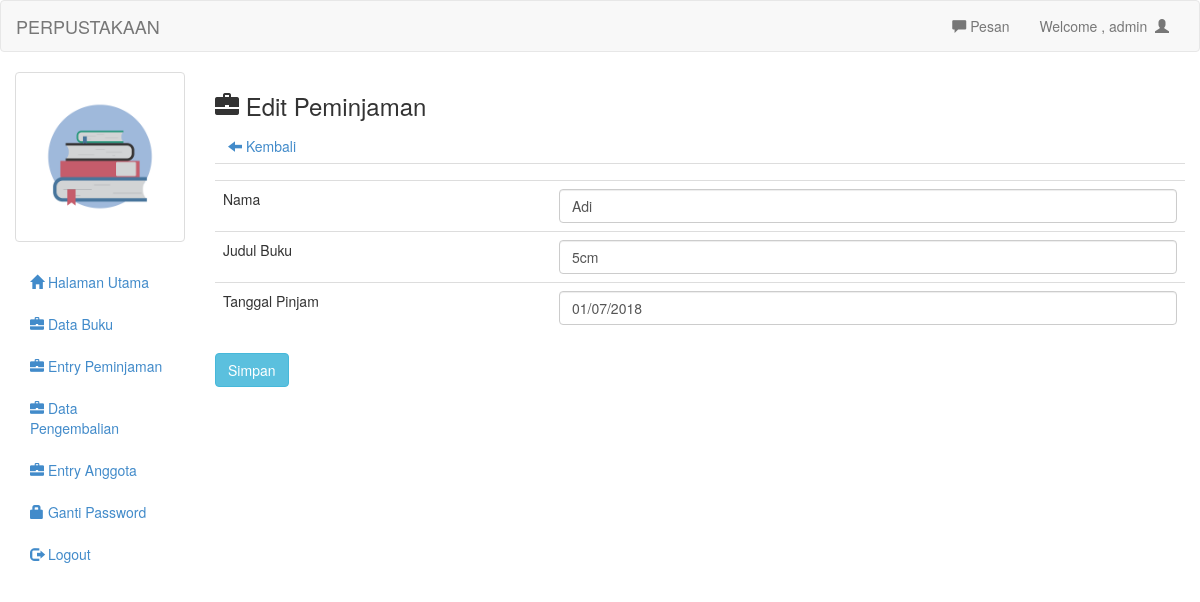
Screenshot of /admin/edit_peminjaman.php?no=74 (signed in) with the database file from the repository.
### tables this page shows
CREATE TABLE `tb_peminjaman` (
  `no` int(15) NOT NULL,
  `kode_peminjaman` varchar(50) NOT NULL,
  `nama` varchar(50) NOT NULL,
  `judul_buku` varchar(50) NOT NULL,
  `tanggal_pinjam` varchar(50) NOT NULL,
  `tanggal_kembali` varchar(50) NOT NULL
);

### admin/edit_peminjaman.php (the view, shortened to what this page needs)
<?php
include 'header.php';
?>
<h3><span class="glyphicon glyphicon-briefcase"></span>  Edit Peminjaman</h3>
<a class="btn" href="peminjaman.php"><span class="glyphicon glyphicon-arrow-left"></span>  Kembali</a>
<?php
$no=mysql_real_escape_string($_GET['no']);
$det=mysql_query("select * from tb_peminjaman where no='$no'")or die(mysql_error());
while($d=mysql_fetch_array($det)){
	?>
	<form action="update_peminjaman.php" method="post">
		<table class="table">
			<tr>
				<td></td>
				<td><input type="hidden" name="no" value="<?php echo $d['no'] ?>"></td>
			</tr>
			<tr>
				<td>Nama</td>
				<td>
					<input type="text" name="nama" list="anggota" value="<?php echo $d['nama'] ?>" class="form-control">
				</td>
			</tr>
			<tr>
				<td>Judul Buku</td>
				<td>
					<input type="text" name="judul_buku" list="buku" value="<?php echo $d['judul_buku'] ?>" class="form-control">
				</td>
			</tr>
			<tr>
				<td>Tanggal Pinjam</td>
				<td><input type="text" class="form-control" name="tanggal_pinjam" value="<?php echo $d['tanggal_pinjam']; ?>" id="tgl"></td>
			</tr>
		</table>
			<input type="submit" class="btn btn-info" value="Simpan">
		</form>
	<?php
}
?>
<?php
include 'footer.php';
?>

### admin/header.php (shortened to what this page needs)
<!DOCTYPE html>
<html>
<head>
	<link rel="stylesheet" type="text/css" href="../assets/css/bootstrap.css">
	<link rel="stylesheet" type="text/css" href="../assets/js/jquery-ui/jquery-ui.css">
</head>
<body>
	<div class="navbar navbar-default">
		<div class="container-fluid">
			<div class="navbar-header">
				<a href="index.php" class="navbar-brand">PERPUSTAKAAN</a>
			</div>
			<div class="collapse navbar-collapse">
				<ul class="nav navbar-nav navbar-right">
					<li><a id="pesan_sedia" href="#" data-toggle="modal" data-target="#modalpesan"><span class='glyphicon glyphicon-comment'></span> Pesan</a></li>
					<li><a class="dropdown-toggle" data-toggle="dropdown" role="button" href="#">Welcome , <?php echo $_SESSION['uname']  ?>&nbsp&nbsp<span class="glyphicon glyphicon-user"></span></a></li>
				</ul>
			</div>
		</div>
	</div>
	<div class="col-md-2">
		<div class="row">
			<?php
			$use=$_SESSION['uname'];
			$fo=mysql_query("select foto from login where uname='$use'");
			while($f=mysql_fetch_array($fo)){
				?>
				<div class="col-xs-6 col-md-12">
					<a class="thumbnail">
						<img class="img-responsive" src="foto/buku.png">
					</a>
				</div>
				<?php
			}
			?>
		</div>
		<ul class="nav nav-pills nav-stacked">
			<li><a href="index.php"><span class="glyphicon glyphicon-home"></span>  Halaman Utama</a></li>
			<li><a href="buku.php"><span class="glyphicon glyphicon-briefcase"></span>  Data Buku</a></li>
			<li><a href="peminjaman.php"><span class="glyphicon glyphicon-briefcase"></span>  Entry Peminjaman</a></li>
			<li><a href="pengembalian.php"><span class="glyphicon glyphicon-briefcase"></span>  Data Pengembalian</a></li>
			<li><a href="anggota.php"><span class="glyphicon glyphicon-briefcase"></span>  Entry Anggota</a></li>
			<li><a href="ganti_pass.php"><span class="glyphicon glyphicon-lock"></span> Ganti Password</a></li>
			<li><a href="logout.php"><span class="glyphicon glyphicon-log-out"></span>  Logout</a></li>
		</ul>
	</div>
	<div class="col-md-10">

### rows the page displays
tb_peminjaman: nama "Adi", judul_buku "5cm", tanggal_pinjam "01/07/2018"

### other values shown
$_SESSION['uname'] "admin"
